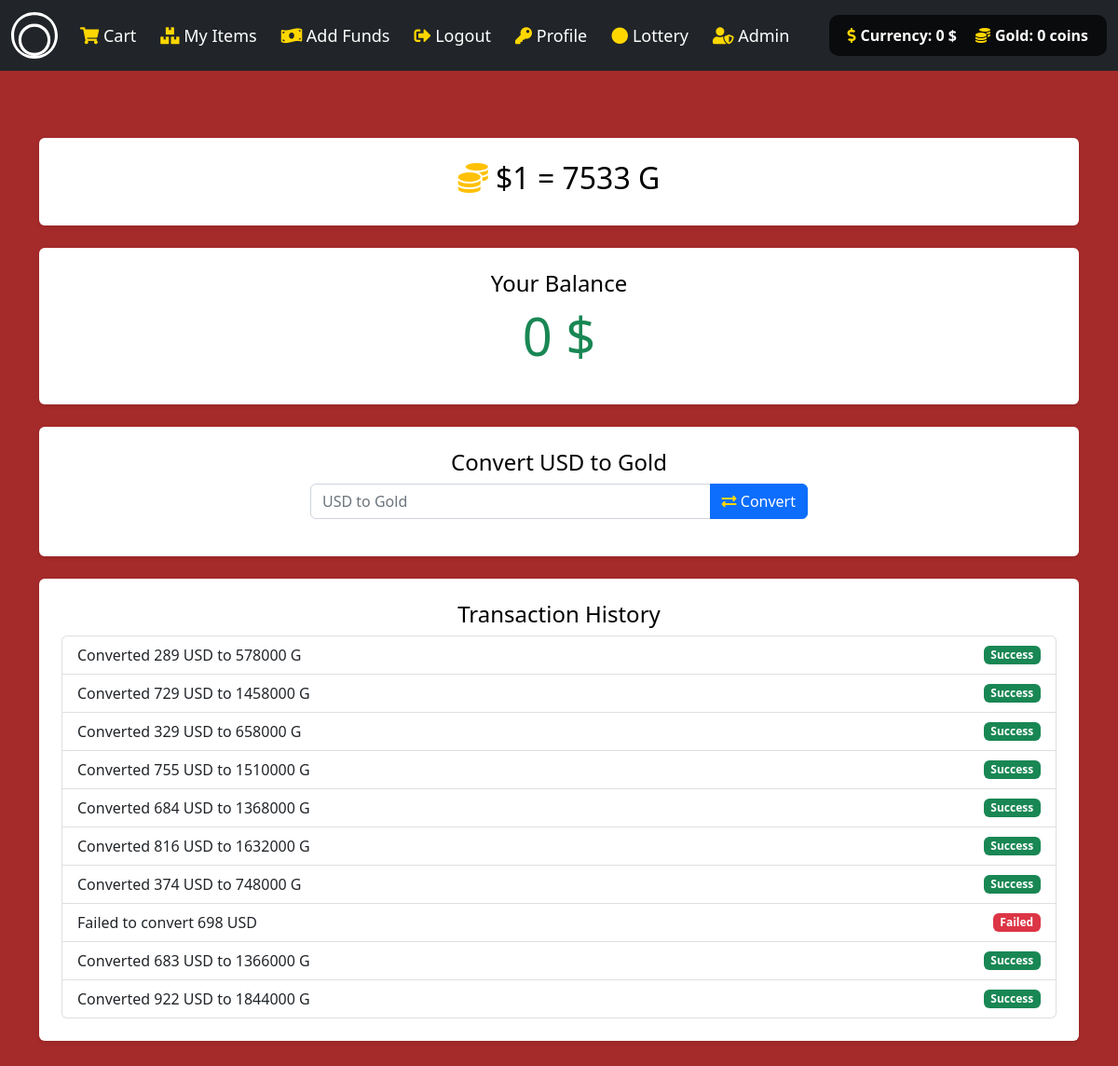
/gold (signed in), run on an earlier commit of the app's database.
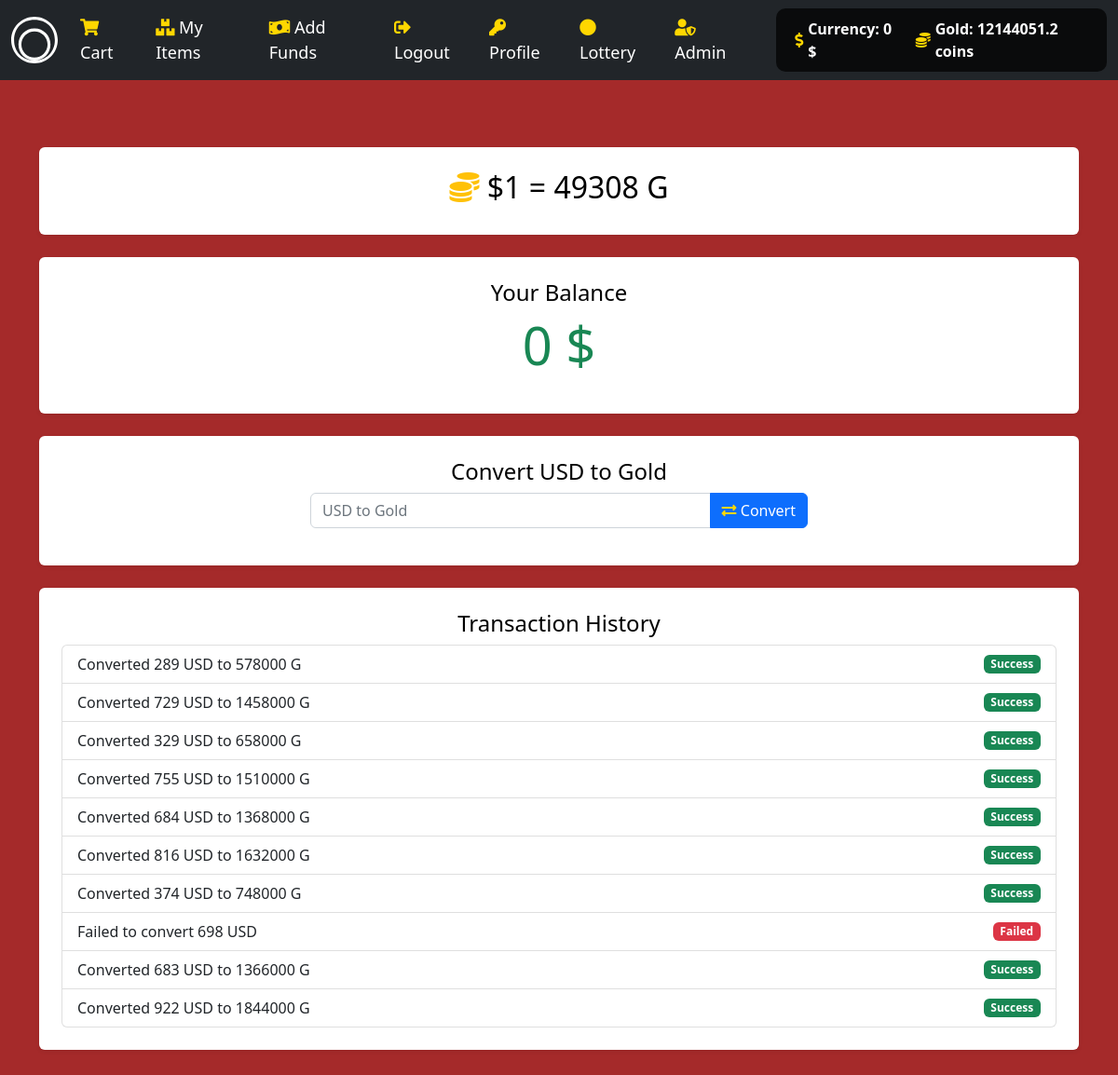
And on a later commit of the database.
### tables this page shows
CREATE TABLE user_store(ID int PRIMARY KEY,Funds int,Gold int);

### main.py (the view)
@app.get("/gold",response_class=HTMLResponse)
@login_required
async def gold_get(request : Request):
    user = request.session.get("user")
    L = balance_checker(user)
    L = list(L[0])
    modifier = mean_gold()
    print(mean_gold)
    return templates.TemplateResponse("gold.html",{"request":request,"modifier":modifier,"user":user,"prompt":0,"cash":L[0],"cashG":L[1]})

### templates/gold.html (shortened to what this page needs)
{% extends "layout.html" %}
{% block main %}
<div class="container mt-4">
    <div class="text-center bg-white p-4 rounded shadow-sm">
        <h2><i class="fas fa-coins text-warning"></i> $1 = {{ modifier }} G</h2>
    </div>
    <div class="bg-white p-4 my-4 rounded shadow-sm">
        <h4 class="text-center">Your Balance</h4>
        <p class="text-center display-4 text-success">{{ cash }} $</p>
    </div>
    <form action="/gold" method="post" class="bg-white p-4 rounded shadow-sm my-4">
        <h4 class="text-center">Convert USD to Gold</h4>
        <div class="input-group mb-3 w-50 mx-auto">
            <input class="form-control" id="gold" name="gold" placeholder="USD to Gold" type="number" min="0">
            <button class="btn btn-primary" type="submit"><i class="fas fa-exchange-alt"></i> Convert</button>
        </div>
    </form>
    <div class="bg-white p-4 my-4 rounded shadow-sm">
        <h4 class="text-center">Transaction History</h4>
        <ul id="transaction-history" class="list-group">
        </ul>
    </div>
</div>
{% endblock %}

### templates/layout.html (shortened to what this page needs)
<!DOCTYPE html>
<html lang="en">
<head>
    <link href="https://cdn.jsdelivr.net/npm/bootstrap@5.2.3/dist/css/bootstrap.min.css" rel="stylesheet">
    <link href="https://cdnjs.cloudflare.com/ajax/libs/font-awesome/5.15.1/css/all.min.css" rel="stylesheet">
    <link href="/static/CSSS.css" rel="stylesheet">
</head>
<body>
    <nav class="navbar navbar-expand-lg navbar-dark bg-dark">
        <div class="container-fluid">
            <a class="navbar-brand" href="/">
            </a>
            <div class="collapse navbar-collapse" id="mynavbar">
                {% if user %}
                <ul class="navbar-nav me-auto">
                    <li class="nav-item"><a class="nav-link" href="/cart"><i class="fas fa-shopping-cart"></i> Cart</a></li>
                    <li class="nav-item"><a class="nav-link" href="/objs"><i class="fas fa-boxes"></i> My Items</a></li>
                    <li class="nav-item"><a class="nav-link" href="/buy"><i class="fas fa-money-bill-wave"></i> Add Funds</a></li>
                    <li class="nav-item"><a class="nav-link" href="/logout"><i class="fas fa-sign-out-alt"></i> Logout</a></li>
                    <li class="nav-item"><a class="nav-link" href="/profile"><i class="fas fa-key"></i> Profile </a></li>
                    <li class="nav-item"><a class="nav-link" href="/lottery-wheel"><i class="fas fa-circle"></i> Lottery</a></li>
                    {% if user == 1 %}
                    <li class="nav-item"><a class="nav-link" href="/admin"><i class="fas fa-user-shield"></i> Admin</a></li>
                    {% endif %}
                </ul>
                <div class="balance-widget">
                    <div class="value">
                        <i class="fas fa-dollar-sign"></i> Currency: {{ cash }} $
                    </div>
                    <div class="value">
                        <i class="fas fa-coins"></i> Gold: {{ cashG }} coins
                    </div>
                </div>
                {% else %}
                <ul class="navbar-nav me-auto">
                    <li class="nav-item"><a class="nav-link" href="/register"><i class="fas fa-user-plus"></i> Register</a></li>
                    <li class="nav-item"><a class="nav-link" href="/login"><i class="fas fa-sign-in-alt"></i> Login</a></li>
                </ul>
                {% endif %}
            </div>
        </div>
    </nav>
    <main class="container-fluid py-5 text-center main-content">
        {% block main %}{% endblock %}
    </main>
</body>
</html>

What changed in the data, as far as the page shows it:
now on this page (row edited): user_store: Gold "12144051.2"
Also different on the page:
{{ modifier }}: "7533" → "49308"
{{ cashG }}: "0" → (not shown)
